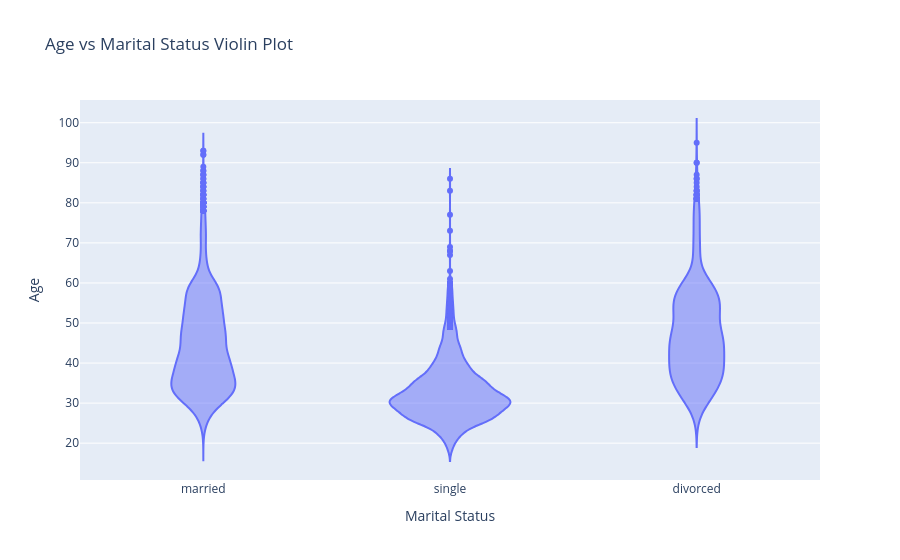

The code cell stored with this chart in its notebook:
### Markdown cell above
### **8. Create violin plot of age vs marital status.**

### Code cell
ageMrtl = px.violin(data,
                    x="marital",
                    y="age",
                    labels={"age":"Age", "marital":"Marital Status"},
                    title="Age vs Marital Status Violin Plot")
ageMrtl.show()

### Figure 1 — Plotly figure (JSON) as saved in the notebook; plotly's stock layout.template omitted (floating-point values rounded to 4 significant figures; data arrays with more than 128 entries replaced by an {"elided": "..."} marker saying what was removed)
{"data": [{"alignmentgroup": "True", "box": {"visible": false}, "hovertemplate": "Marital Status=%{x}<br>Age=%{y}<extra></extra>", "legendgroup": "", "marker": {"color": "#636efa"}, "name": "", "offsetgroup": "", "orientation": "v", "scalegroup": "True", "showlegend": false, "type": "violin", "x": {"elided": "11162 str values"}, "x0": " ", "xaxis": "x", "y": {"elided": "11162 int values"}, "y0": " ", "yaxis": "y"}], "layout": {"legend": {"tracegroupgap": 0}, "title": {"text": "Age vs Marital Status Violin Plot"}, "violinmode": "group", "xaxis": {"anchor": "y", "domain": [0, 1], "title": {"text": "Marital Status"}}, "yaxis": {"anchor": "x", "domain": [0, 1], "title": {"text": "Age"}}}}
